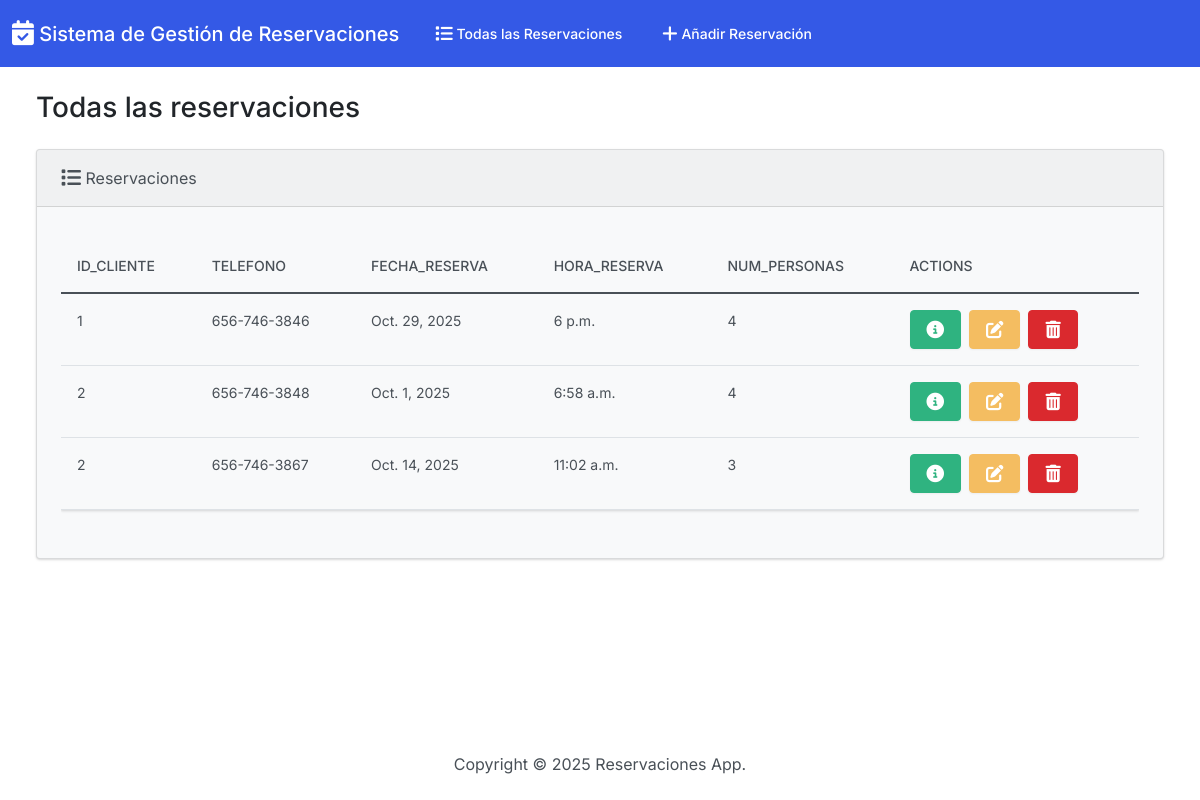
The page / on the database its author committed.
### reservaciones/models.py (models this page shows, shortened)
class reservaciones(models.Model):
    id_cliente = models.IntegerField()
    telefono = models.CharField(max_length=15)
    fecha_reserva = models.DateField()
    hora_reserva = models.TimeField()
    num_personas = models.IntegerField()

### reservaciones/views.py (the view)
# urls.py: path('', views.index, name='index'),
def index(request):
  return render(request, 'reservaciones/index.html', {
    'reservaciones': reservaciones.objects.all()
  })

### reservaciones/templates/reservaciones/index.html (shortened to what this page needs)
{% extends 'reservaciones/base.html' %}
{% block body %}
<h3 class="m-4">Todas las reservaciones</h3>
<div class="row">
  <div class="col-12">
    {% if reservaciones %}
    <div class="card bg-light ms-4 me-4 mb-4">
      <div class="card-header">
        <i class="fa-solid fa-list fa-lg"></i> Reservaciones
      </div>
      <div class="card-body">
        <p class="card-text">
          <div class="table-responsive">
            <table class="table table-hover">
              <thead>
                <tr>
                  <th scope="col">id_cliente</th>
                  <th scope="col">telefono</th>
                  <th scope="col">fecha_reserva</th>
                  <th scope="col">hora_reserva</th>
                  <th scope="col">num_personas</th>
                  <th scope="col">Actions</th>
                </tr>
              </thead>
              <tbody>
                {% for r in reservaciones %}
                <tr>
                  <td>{{ r.id_cliente }}</td>
                  <td>{{ r.telefono }}</td>
                  <td>{{ r.fecha_reserva }}</td>
                  <td>{{ r.hora_reserva }}</td>
                  <td>{{ r.num_personas }}</td>
                  <td>
                    <button type="button" class="btn btn-success me-1" data-bs-toggle="modal" data-bs-target="#myModal{{r.id}}">
                    </button>
                      <a class="btn btn-warning me-1" href="{% url 'edit' r.id %}">
                      </a>
                      <button type="button" class="btn btn-danger" data-bs-toggle="modal" data-bs-target="#delete{{r.id}}">
                      </button>
                    </td>
                  </tr>
                {% endfor %}
              </tbody>
            </table>
          </div>
        </p>
      </div>
    </div>
    {% else %}
      <h5 class="alert alert-primary ms-4 me-4">no hay reservaciones</h5>
    {% endif %}
  </div>
</div>
{% endblock %}

### reservaciones/templates/reservaciones/base.html (shortened to what this page needs)
{% load static %}
<!DOCTYPE html>
<html lang="en">
  <head>
    <link rel="stylesheet" href="https://cdnjs.cloudflare.com/ajax/libs/font-awesome/6.1.1/css/all.min.css">
    <link href="{% static 'css/bootstrap.min.css' %}" rel="stylesheet">
  </head>
  <body class="d-flex flex-column min-vh-100">
    <nav class="navbar navbar-expand-lg navbar-dark bg-primary">
      <div class="container-fluid">
        <a class="navbar-brand" href="{% url 'index' %}">
          <i class="fa-solid fa-calendar-check fa-lg"></i> Sistema de Gestión de Reservaciones
        </a>
        <div class="collapse navbar-collapse" id="navbarColor01">
          <ul class="navbar-nav me-auto">
            <li class="nav-item">
              <a class="nav-link" href="{% url 'index' %}">
                 Todas las Reservaciones
              </a>
            </li>
            <li class="nav-item">
              <a class="nav-link" href="{% url 'add' %}">
                 Añadir Reservación
              </a>
            </li>
          </ul>
        </div>
      </div>
    </nav>
    <div class="container-fluid">
      {% block body %}
      {% endblock %}
    </div>
    <footer class="mt-auto mb-4">
      <div class="text-center">
        <span>
          Copyright &copy; <script>document.write(new Date().getFullYear())</script> Reservaciones App.
        </span>
      </div>
    </footer>
  </body>
</html>

### rows shown on the page
reservaciones: id_cliente "1", telefono "656-746-3846", fecha_reserva "Oct. 29, 2025", hora_reserva "6 p.m.", num_personas "4"
reservaciones: id_cliente "2", telefono "656-746-3848", fecha_reserva "Oct. 1, 2025", hora_reserva "6:58 a.m.", num_personas "4"
reservaciones: id_cliente "2", telefono "656-746-3867", fecha_reserva "Oct. 14, 2025", hora_reserva "11:02 a.m.", num_personas "3"
